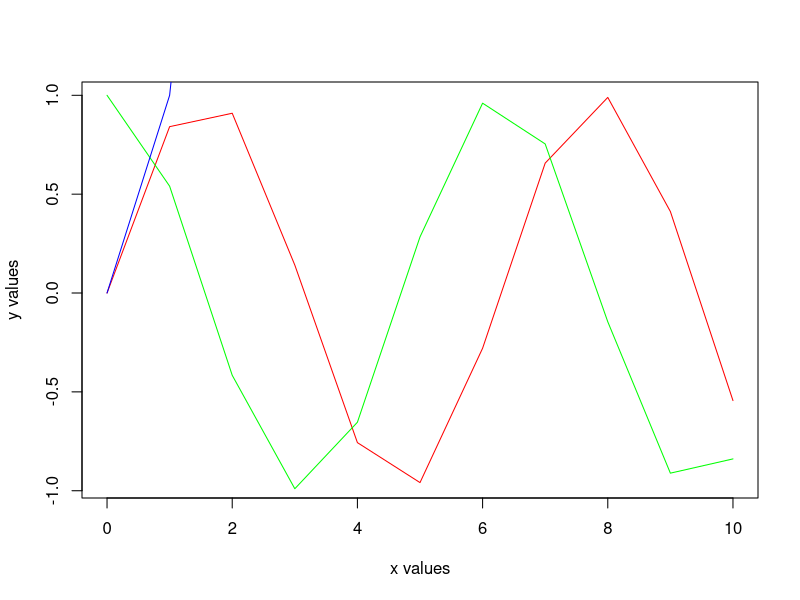
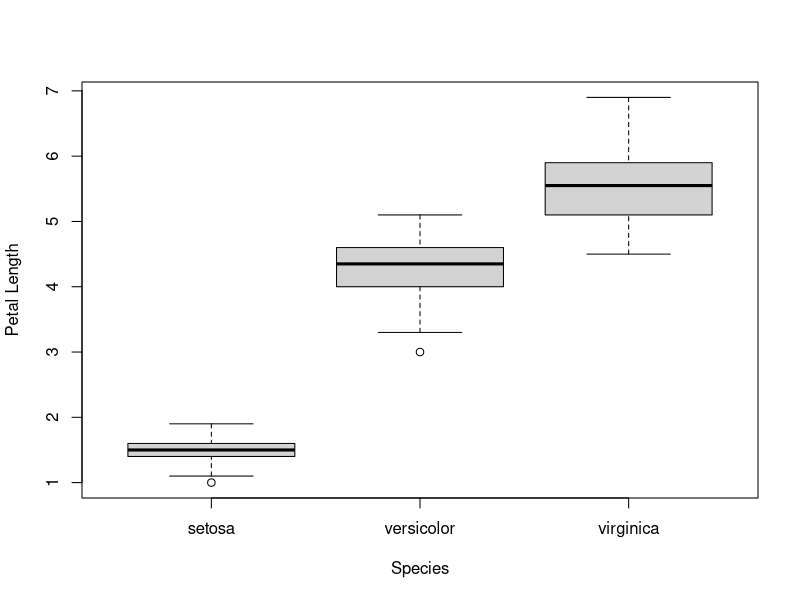
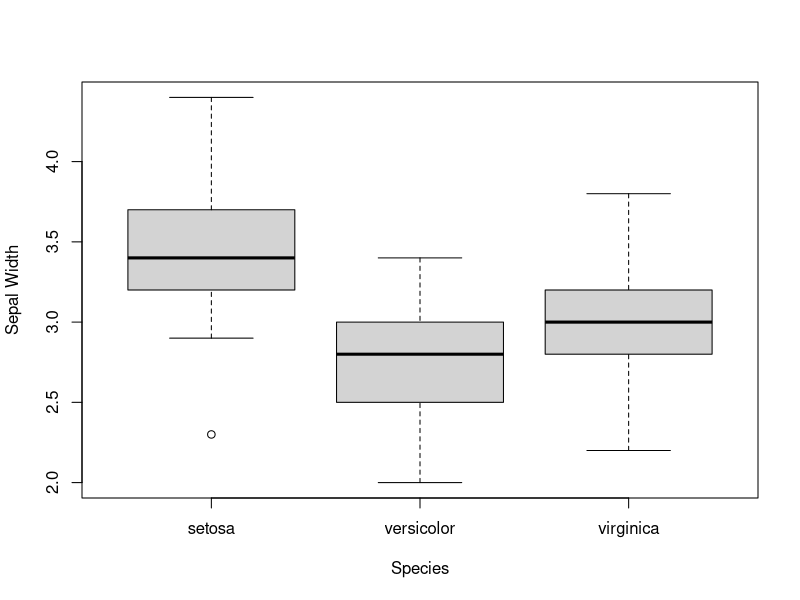
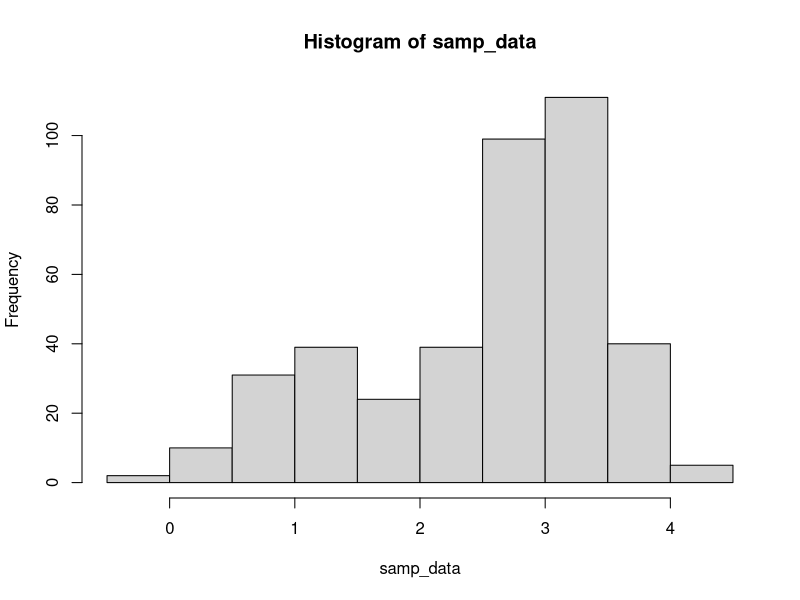
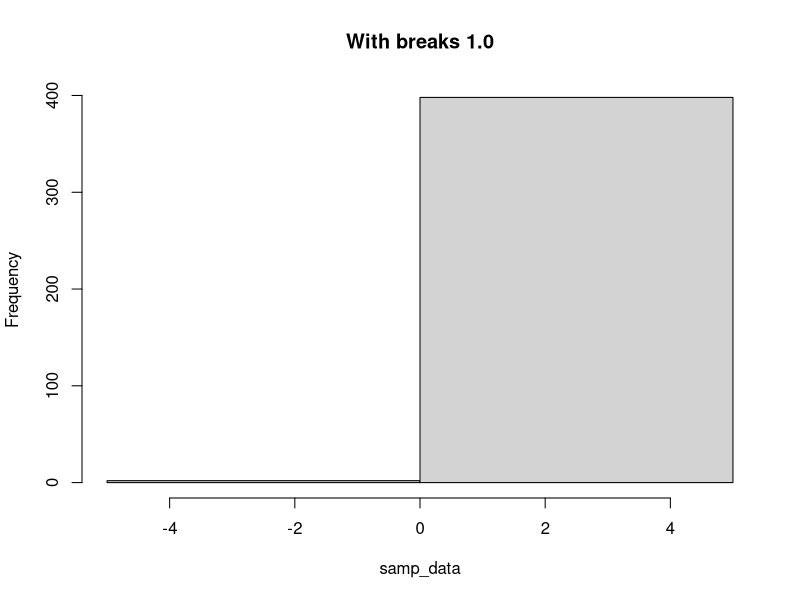
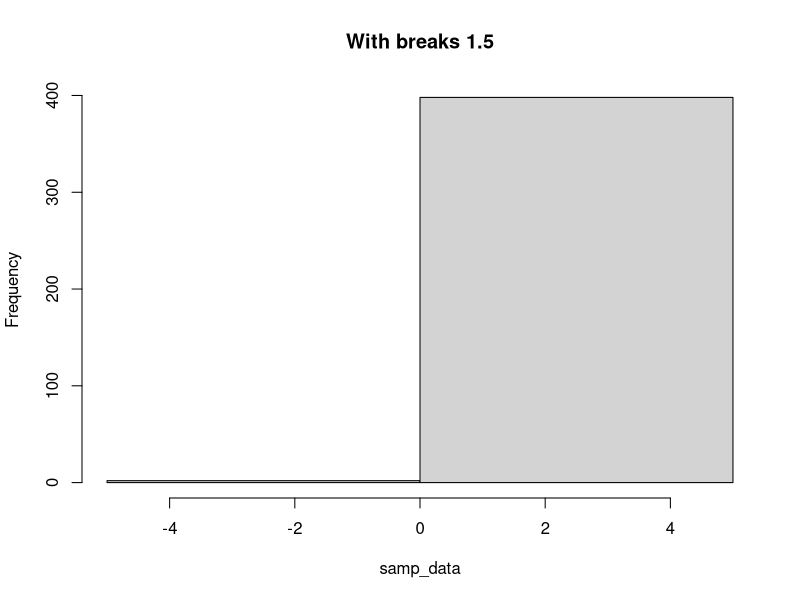
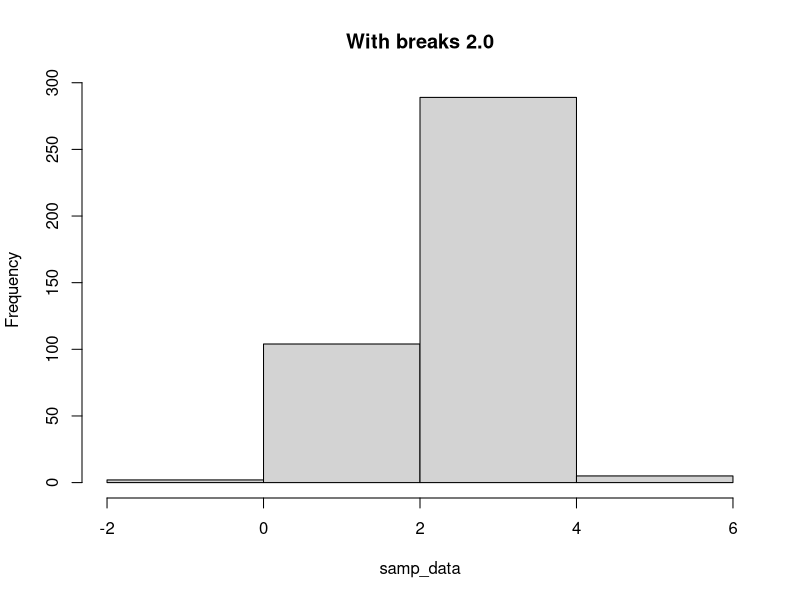
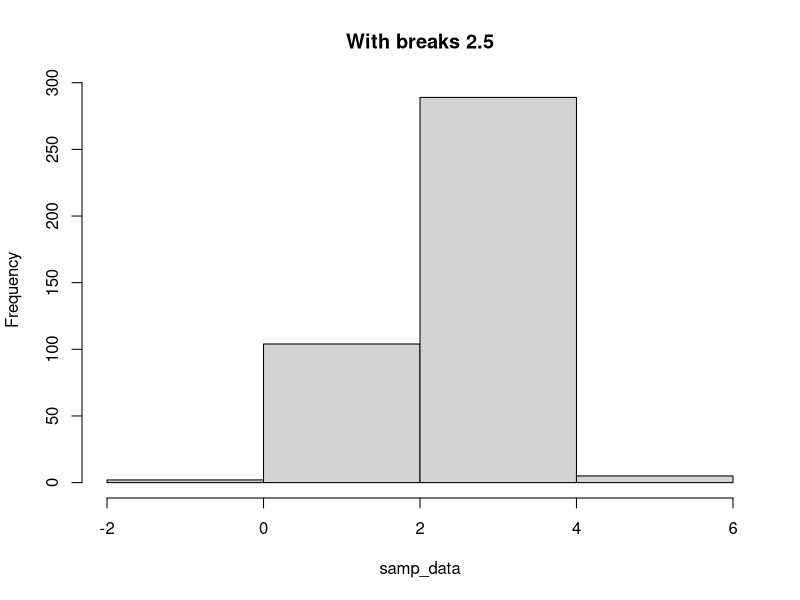

These charts were generated, in order, by the following R code:
## ---- chunk 1
# x <- 
# y <- 
# print(_____)
x <- 2
y <- 6
print(x+y)
## ---- chunk 2
even =c()
j <- 1
for (i in 1:100){
    if (i %% 2 == 0){
      even[j] =  i
      j <- j + 1
    }
}

threes = seq(from=1,to=100,by=3)  
x = seq(from = 0, to = 2, length.out = 100)

## ---- chunk 3
square = function(num) {
  num*num
}
## ---- chunk 4

t = seq(0,10)
x = seq(0,2)
y1 = sin(t)
y2 = cos(t)


plot(t,y1,type="l",col="red",xlab="x values", ylab= "y values")
lines(t,y2,col="green")
lines(x,square(x),col='blue',type='l')
  
## ---- chunk 5
data(iris)

## ---- chunk 6
head(iris)

## ---- chunk 7
colnames(iris)
## ---- chunk 8
x = iris$Petal.Length
## ---- chunk 9
min(x)
max(x)
quantile(x,0.25)
quantile(x,0.50)
quantile(x,0.75)
mean(x)
## ---- chunk 10
summary(iris$Petal.Length)

## ---- chunk 11
  install.packages('dplyr')
  library(dplyr)
  setosa = (dplyr::filter(iris, Species == 'setosa'))
  versicolor = (dplyr::filter(iris, Species == 'versicolor'))
  virginica = (dplyr::filter(iris, Species == 'virginica'))
  
  head(setosa)
  head(versicolor)
  head(virginica)

## ---- chunk 12
boxplot(setosa$Petal.Length, versicolor$Petal.Length, virginica$Petal.Length, names=c("setosa", "versicolor", "virginica"), xlab = "Species", ylab = "Petal Length")



## ---- chunk 13
boxplot(setosa$Sepal.Width, versicolor$Sepal.Width, virginica$Sepal.Width, names=c("setosa", "versicolor", "virginica"), xlab = "Species", ylab = "Sepal Width")
## ---- chunk 14
samp_data <- c(1.54,0.56,1.67,1.54,1.30,1.15,1.59,-0.22,1.01,1.03,1.02,1.77,1.13,0.15,1.02,
               0.27,1.40,0.98,1.12,1.12,0.83,0.79,1.29,0.35,1.24,1.35,0.82,1.63,1.34,0.96,
               1.37,0.14,1.43,2.00,1.13,1.39,1.18,0.99,0.65,0.88,1.11,1.63,1.53,0.91,0.02,
               0.84,1.54,1.21,1.56,1.02,0.87,0.63,1.68,0.71,1.43,0.42,0.80,1.40,1.45,1.34,
               1.57,0.98,0.99,1.04,1.15,0.47,0.82,0.89,0.78,1.02,1.56,1.67,1.32,1.23,0.46,
               -0.06,0.90,0.94,1.60,0.52,1.04,1.79,0.66,0.76,1.47,0.68,1.38,0.35,1.30,1.30,
               0.89,1.62,0.66,0.97,1.27,1.03,1.12,0.48,0.97,0.77,3.00,3.30,2.73,3.21,3.92,
               3.33,2.25,2.58,3.45,2.86,3.01,3.27,2.65,3.48,3.18,2.01,3.42,2.13,3.15,2.77,
               2.98,3.18,3.20,2.96,2.79,3.15,3.42,2.16,3.41,3.31,3.52,3.28,3.90,3.25,2.91,
               2.98,3.25,3.02,2.52,2.97,2.31,3.30,2.50,3.19,2.46,2.82,2.83,2.48,2.55,3.18,
               3.56,3.69,3.04,2.91,2.94,2.81,2.93,3.11,2.28,2.63,3.37,3.49,3.08,3.49,2.49,
               2.89,3.15,3.21,2.79,3.46,3.56,3.33,3.15,2.18,3.08,2.24,4.31,3.23,3.35,3.18,
               3.08,3.79,2.44,3.04,2.36,2.23,3.55,2.70,3.01,3.48,3.68,3.37,3.01,3.18,2.13,
               3.39,3.37,2.86,3.34,3.16,2.54,3.58,3.63,2.43,3.94,2.80,2.41,2.25,2.87,3.17,
               2.07,2.63,2.99,3.21,2.57,2.93,3.32,2.49,1.89,2.98,2.83,3.80,2.92,2.90,3.00,
               3.10,2.41,2.66,2.77,2.69,2.99,2.50,3.21,2.98,3.45,3.83,3.00,2.54,3.86,2.80,
               2.83,2.97,2.36,2.88,3.05,2.89,1.71,3.64,2.49,3.45,3.41,3.01,2.57,3.87,3.23,
               2.57,2.56,2.85,2.83,3.19,3.15,3.17,2.90,3.29,3.46,2.43,3.04,2.81,3.28,2.82,
               3.00,3.78,3.16,3.96,4.03,3.57,3.95,3.20,2.41,2.58,2.79,3.23,2.77,2.97,3.34,
               3.13,3.78,2.70,3.14,3.25,2.26,3.99,3.10,3.76,2.92,2.69,3.58,3.11,3.59,2.74,
               3.82,2.07,2.81,1.74,3.45,3.38,3.74,2.79,2.71,2.83,2.74,1.58,2.94,3.53,3.01,
               2.21,2.61,2.95,2.58,3.92,2.68,2.85,3.06,2.86,3.43,3.16,3.02,2.29,3.74,3.49,
               4.04,1.66,2.98,1.70,3.80,3.47,3.26,2.55,2.92,3.46,3.28,3.31,2.32,2.78,4.08,
               3.78,2.49,3.26,2.88,3.23,3.15,2.62,3.73,3.03,2.78,3.00,2.61,2.48,2.03,3.04,
               3.64,3.43,3.27,2.41,3.60,2.75,2.94,3.23,3.22,2.81,2.72,3.62,2.94,3.17,3.11,
               2.60,3.11,3.45,2.37,3.07,3.09,3.90,2.86,3.23,3.50,2.84,2.17,2.58,3.57,2.95,
               2.56,2.42,3.38,3.28,3.19,2.77,3.27,4.01,3.65,3.39)
mean(samp_data)
## ---- chunk 15
  hist(samp_data)
  hist(samp_data,breaks = 1.0, main = "With breaks 1.0")
  hist(samp_data,breaks = 1.5, main = "With breaks 1.5")
  hist(samp_data,breaks = 2.0, main = "With breaks 2.0")
  hist(samp_data,breaks = 2.5, main = "With breaks 2.5")
  hist(samp_data,breaks = 3.0, main = "With breaks 3.0")
  hist(samp_data,breaks = 3.5, main = "With breaks 3.5")
  hist(samp_data,breaks = 4.0, main = "With breaks 4.0")
  hist(samp_data, breaks = 4.5, main ="With breaks 4.5")
  
